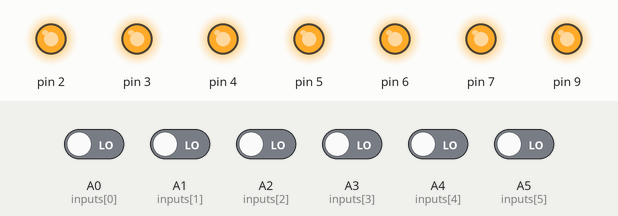
This sketch was run on a simulated Arduino Uno, built with avr-gcc and run on an emulated ATmega328P. Shown: output pins drawn as LEDs (lit = HIGH). The test bench sets the inputs (shaded band); at power-on: A0 (inputs[0]), A1 (inputs[1]), A2 (inputs[2]), A3 (inputs[3]), A4 (inputs[4]), A5 (inputs[5]) LOW. WiFi joins after 1.5 s; servers stay silent unless stated; random numbers use the default seed unless the sketch sets one; EEPROM starts erased.

Above: at 2.7 s.
2.8 s: A0 (inputs[0]) driven HIGH
At 4.0 s:
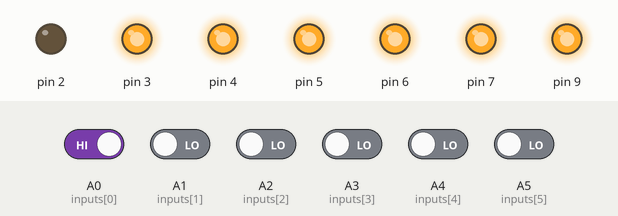
4.3 s: A0 (inputs[0]) driven LOW and A1 (inputs[1]) driven HIGH
At 5.2 s:
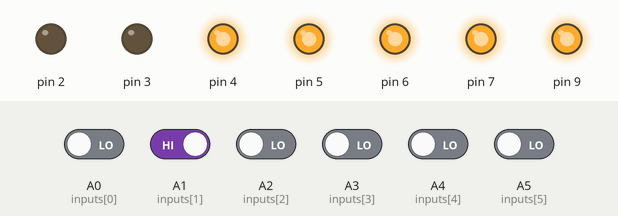
5.8 s: A1 (inputs[1]) driven LOW and A2 (inputs[2]) driven HIGH
At 6.3 s:
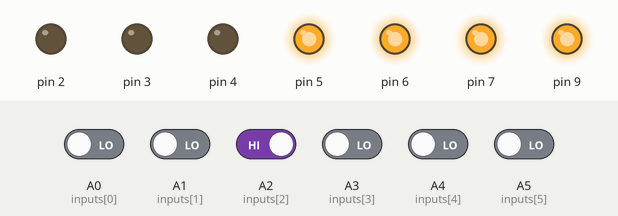
Timing chart, 0 to 8.8 s (numbered marks = the images above; inputs shaded):
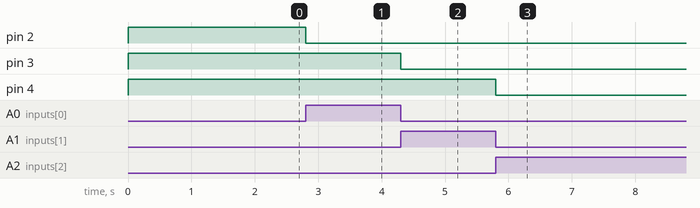

The sketch:

SmartSwitch.ino
```cpp
#include <stdlib.h>
#include <time.h>
#include <SPI.h>
#include <Ethernet.h>
#include <EEPROM.h>

const byte inputs[] = { A0, A1, A2, A3, A4, A5 };
const byte ioLength = sizeof(inputs) / sizeof(inputs[0]);
byte eepromLocation[ioLength];

byte mac[6];
EthernetServer server(23);
EthernetClient client;

void setup() {
    for (byte i = 0; i < ioLength; i++) {
        eepromLocation[i] = i + 2;
        byte value = EEPROM.read(eepromLocation[i]);
        for (byte j = 0; j < 5; j++) {
            if (value != EEPROM.read(i + 2)) {
                eepromLocation[i] += NUM_DIGITAL_PINS;
                break;
            }
        }
    }

    for (byte i = 0; i < ioLength; i++) {
        pinMode(inputs[i], INPUT);

        byte output = i + 2;
        pinMode(output, OUTPUT);
        digitalWrite(output, EEPROM.read(eepromLocation[i]));
    }

    pinMode(9, OUTPUT);
    digitalWrite(9, HIGH);

    srand(time(NULL));
    for (byte i = 0; i < 6; i++) {
        if (EEPROM.read(1000 + i) == 0) {
            EEPROM.update(1000 + i, rand() % 256);
        }

        mac[i] = EEPROM.read(1000 + i);
    }
    Ethernet.begin(mac);

    server.begin();
}

void loop() {
    for (byte i = 0; i < ioLength; i++) {
        if (digitalRead(inputs[i]) > LOW) {
            byte output = i + 2;
            byte newState = EEPROM.read(eepromLocation[i]) == LOW ? HIGH : LOW;
            changeState(output, newState);

            // wait until release
            while (digitalRead(inputs[i]) > LOW) {}
        }
    }

    if (Ethernet.linkStatus() == LinkOFF) {
        return;
    }

    EthernetClient newClient = server.accept();
    if (newClient) {
        client = newClient;
    }

    if (client && client.available()) {
        byte requestType = client.read();
        switch (requestType) {
            case 1:
                sendIOLength();
                break;
            case 2:
                sendInputs();
                break;
            case 3:
                sendOutputs();
                break;
            case 4:
                readPin();
                break;
            case 5:
                writePin();
                break;
        }
        client.flush();
        client.stop();
    }

    byte maintainResult = Ethernet.maintain();
    if (maintainResult == 1 || maintainResult == 3) {
        digitalWrite(9, LOW);
        delay(1);
        digitalWrite(9, HIGH);

        Ethernet.begin(mac);
        server.begin();
    }
}

void sendIOLength() {
    client.write(ioLength);
}

void sendInputs() {
    client.write(inputs, ioLength);
}

void sendOutputs() {
    byte outputs[ioLength];
    for (byte i = 0; i < ioLength; i++) {
        outputs[i] = i + 2;
    }

    client.write(outputs, ioLength);
}

void readPin() {
    byte pin = client.read();
    byte state = EEPROM.read(eepromLocation[pin - 2]);
    client.write(state);
}

void writePin() {
    byte pin = client.read();
    byte newState = client.read();
    changeState(pin, newState);

    client.write((byte) 0);
}

void changeState(byte pin, byte newState) {
    digitalWrite(pin, newState);
    EEPROM.update(eepromLocation[pin - 2], newState);
}
```

Measured:
- after the input at 2.8 s, pin 2: HIGH → LOW at once
- after the input at 4.3 s, pin 3: HIGH → LOW at once
- after the input at 5.8 s, pin 4: HIGH → LOW at once
